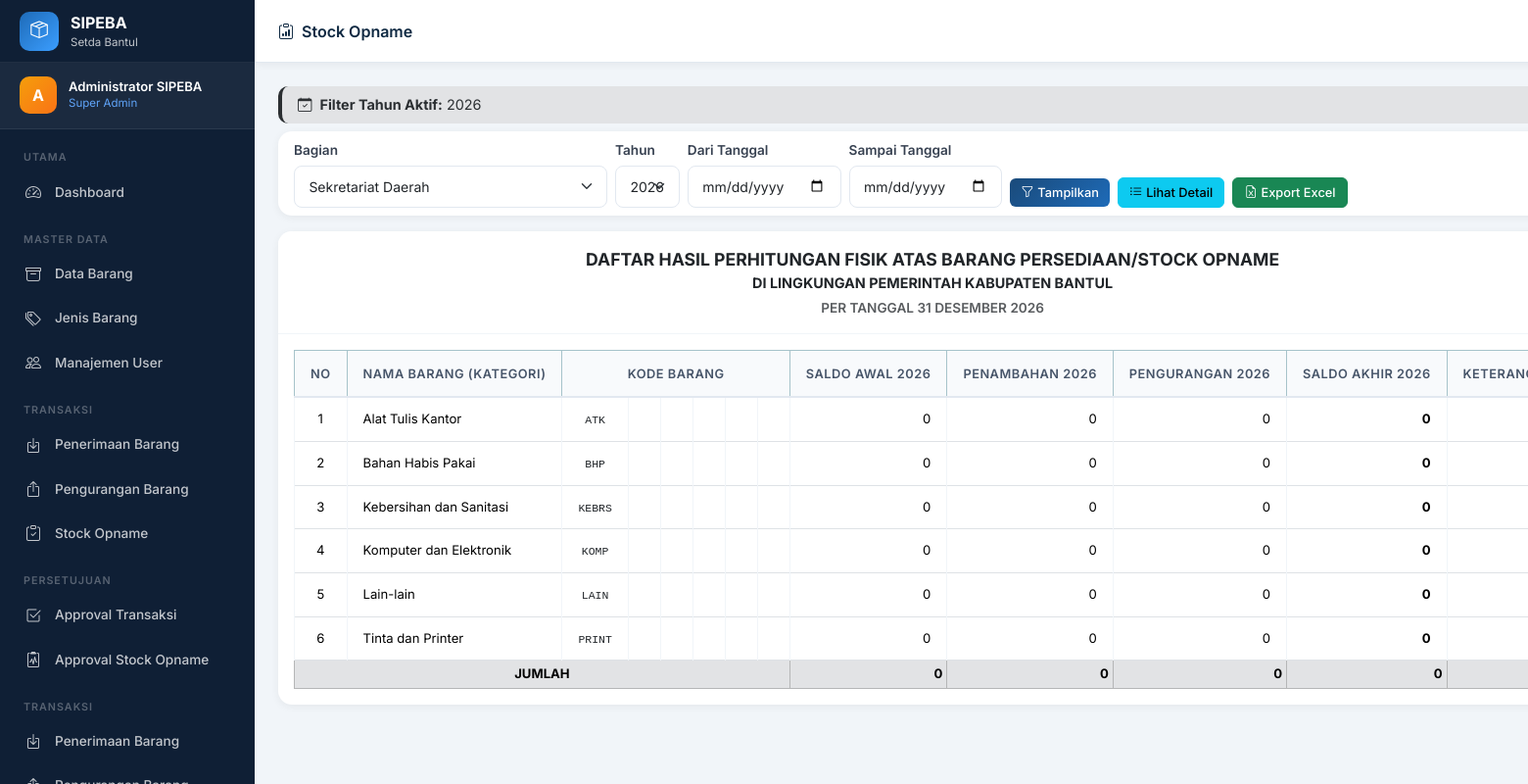
/laporan/stock_opname.php (signed in), run on the app's committed database.
### tables this page shows
CREATE TABLE `jenis_barang` (
  `id` INT UNSIGNED AUTO_INCREMENT PRIMARY KEY,
  `kode_jenis` VARCHAR(10) NOT NULL UNIQUE,
  `nama_jenis` VARCHAR(100) NOT NULL,
  `kategori` ENUM('ASET TETAP','ASET LANCAR') NOT NULL DEFAULT 'ASET LANCAR',
  `created_at` TIMESTAMP DEFAULT CURRENT_TIMESTAMP
);

### config/auth.php (called while the page is built, shortened)
<?php
function getUserRole(): string {
    return $_SESSION['user']['role'] ?? '';
}

### laporan/stock_opname.php (the view, shortened to what this page needs)
<?php
require_once __DIR__ . '/../config/bootstrap.php';
$role = getUserRole();
$id_bagian = getUserBagian();
$f_bagian  = ($role === 'superadmin') ? (int)($_GET['id_bagian'] ?? 0) : $id_bagian;
$f_tahun   = (int)($_GET['tahun'] ?? date('Y'));
$f_dari_tanggal = $_GET['dari_tanggal'] ?? '';
$f_sampai_tanggal = $_GET['sampai_tanggal'] ?? '';
$use_date_filter = !empty($f_dari_tanggal) && !empty($f_sampai_tanggal);
$where_bagian = "";
$years = [];
if (empty($years)) {
  $years = [date('Y')];
}
if ($use_date_filter) {
  $query = "
        SELECT
            j.id as id_jenis,
            j.kode_jenis,
            j.nama_jenis,
            -- Saldo Awal (Transaksi sebelum dari_tanggal)
            (
                SELECT COALESCE(SUM(p.jumlah * p.harga_satuan), 0)
                FROM penerimaan p
                JOIN barang b2 ON p.id_barang = b2.id
                WHERE b2.id_jenis_barang = j.id AND p.status = 'disetujui' AND p.tanggal < '$f_dari_tanggal' $where_bagian
            ) - (
                SELECT COALESCE(SUM(pd.jumlah_dipotong * pd.harga_satuan), 0)
                FROM pengurangan_detail pd
                JOIN pengurangan pr ON pd.id_pengurangan = pr.id
                JOIN barang b2 ON pr.id_barang = b2.id
                WHERE b2.id_jenis_barang = j.id AND pr.status = 'disetujui' AND pr.tanggal < '$f_dari_tanggal' $where_bagian
            ) as saldo_awal,
            -- Penambahan (Dalam range tanggal)
            (
                SELECT COALESCE(SUM(p.jumlah * p.harga_satuan), 0)
                FROM penerimaan p
                JOIN barang b2 ON p.id_barang = b2.id
                WHERE b2.id_jenis_barang = j.id AND p.status = 'disetujui' AND p.tanggal BETWEEN '$f_dari_tanggal' AND '$f_sampai_tanggal' $where_bagian
            ) as penambahan,
            -- Pengurangan (Dalam range tanggal)
            (
                SELECT COALESCE(SUM(pd.jumlah_dipotong * pd.harga_satuan), 0)
                FROM pengurangan_detail pd
                JOIN pengurangan pr ON pd.id_pengurangan = pr.id
                JOIN barang b2 ON pr.id_barang = b2.id
                WHERE b2.id_jenis_barang = j.id AND pr.status = 'disetujui' AND pr.tanggal BETWEEN '$f_dari_tanggal' AND '$f_sampai_tanggal' $where_bagian
            ) as pengurangan,
            -- Keterangan (Ambil dari Stock Opname dalam range tanggal)
            (
                SELECT GROUP_CONCAT(DISTINCT so.keterangan SEPARATOR '; ')
                FROM stock_opname so
                JOIN barang b2 ON so.id_barang = b2.id
                WHERE b2.id_jenis_barang = j.id AND so.status = 'disetujui' AND so.tanggal BETWEEN '$f_dari_tanggal' AND '$f_sampai_tanggal' $where_bagian AND so.keterangan != ''
            ) as keterangan
        FROM jenis_barang j
        ORDER BY j.kode_jenis ASC
    ";
} else {
  $query = "
        SELECT
            j.id as id_jenis,
            j.kode_jenis,
            j.nama_jenis,
            -- Saldo Awal (Transaksi sebelum tahun filter)
            (
                SELECT COALESCE(SUM(p.jumlah * p.harga_satuan), 0)
                FROM penerimaan p
                JOIN barang b2 ON p.id_barang = b2.id
                WHERE b2.id_jenis_barang = j.id AND p.status = 'disetujui' AND YEAR(p.tanggal) < $f_tahun $where_bagian
            ) - (
                SELECT COALESCE(SUM(pd.jumlah_dipotong * pd.harga_satuan), 0)
                FROM pengurangan_detail pd
                JOIN pengurangan pr ON pd.id_pengurangan = pr.id
                JOIN barang b2 ON pr.id_barang = b2.id
                WHERE b2.id_jenis_barang = j.id AND pr.status = 'disetujui' AND YEAR(pr.tanggal) < $f_tahun $where_bagian
            ) as saldo_awal,
            -- Penambahan (Tahun filter)
            (
                SELECT COALESCE(SUM(p.jumlah * p.harga_satuan), 0)
                FROM penerimaan p
                JOIN barang b2 ON p.id_barang = b2.id
                WHERE b2.id_jenis_barang = j.id AND p.status = 'disetujui' AND YEAR(p.tanggal) = $f_tahun $where_bagian
            ) as penambahan,
            -- Pengurangan (Tahun filter)
            (
                SELECT COALESCE(SUM(pd.jumlah_dipotong * pd.harga_satuan), 0)
                FROM pengurangan_detail pd
                JOIN pengurangan pr ON pd.id_pengurangan = pr.id
                JOIN barang b2 ON pr.id_barang = b2.id
                WHERE b2.id_jenis_barang = j.id AND pr.status = 'disetujui' AND YEAR(pr.tanggal) = $f_tahun $where_bagian
            ) as pengurangan,
            -- Keterangan (Ambil dari Stock Opname tahun filter)
            (
                SELECT GROUP_CONCAT(DISTINCT so.keterangan SEPARATOR '; ')
                FROM stock_opname so
                JOIN barang b2 ON so.id_barang = b2.id
                WHERE b2.id_jenis_barang = j.id AND so.status = 'disetujui' AND YEAR(so.tanggal) = $f_tahun $where_bagian AND so.keterangan != ''
            ) as keterangan
        FROM jenis_barang j
        ORDER BY j.kode_jenis ASC
    ";
}
$data = $conn->query($query);
$periode_text_upper = $use_date_filter
  ? strtoupper(date('d F Y', strtotime($f_dari_tanggal))) . ' - ' . strtoupper(date('d F Y', strtotime($f_sampai_tanggal)))
  : '31 DESEMBER ' . $f_tahun;
?>
<?php
include BASE_PATH . '/includes/header.php';
include BASE_PATH . '/includes/sidebar.php';
?>
<div class="main-content">
  <div class="topbar">
    <div class="topbar-title"><i class="bi bi-clipboard-data me-2"></i>Stock Opname</div>
  </div>
  <div class="page-content">
    <?php if ($use_date_filter): ?>
      <div class="alert alert-info py-2 mb-2">
        <i class="bi bi-info-circle me-1"></i>
        <strong>Filter Tanggal Aktif:</strong> <?= date('d/m/Y', strtotime($f_dari_tanggal)) ?> - <?= date('d/m/Y', strtotime($f_sampai_tanggal)) ?>
        <a href="?<?= http_build_query(array_filter(['id_bagian' => $f_bagian, 'tahun' => $f_tahun])) ?>" class="btn btn-sm btn-outline-secondary ms-2"><i class="bi bi-x-circle me-1"></i>Gunakan Filter Tahun</a>
      </div>
    <?php else: ?>
      <div class="alert alert-secondary py-2 mb-2">
        <i class="bi bi-calendar-check me-1"></i>
        <strong>Filter Tahun Aktif:</strong> <?= $f_tahun ?>
      </div>
    <?php endif; ?>
    <div class="card mb-3">
      <div class="card-body py-2">
        <form method="GET" class="row g-2 align-items-end">
          <?php if ($role === 'superadmin'): ?>
            <div class="col-md-3">
              <label class="form-label fw-semibold">Bagian</label>
              <select name="id_bagian" class="form-select form-select-sm">
                <option value="">Sekretariat Daerah</option>
              </select>
            </div>
          <?php endif; ?>
          <div class="col-auto">
            <label class="form-label fw-semibold">Tahun</label>
            <select name="tahun" class="form-select form-select-sm" id="filterTahun">
              <?php foreach ($years as $y): ?><option value="<?= $y ?>" <?= $f_tahun == $y ? 'selected' : '' ?>><?= $y ?></option><?php endforeach; ?>
            </select>
          </div>
          <div class="col-auto">
            <label class="form-label fw-semibold">Dari Tanggal</label>
            <input type="date" name="dari_tanggal" class="form-control form-control-sm" value="<?= $f_dari_tanggal ?>">
          </div>
          <div class="col-auto">
            <label class="form-label fw-semibold">Sampai Tanggal</label>
            <input type="date" name="sampai_tanggal" class="form-control form-control-sm" value="<?= $f_sampai_tanggal ?>">
          </div>
          <div class="col-auto">
            <button type="submit" class="btn btn-primary btn-sm"><i class="bi bi-funnel me-1"></i>Tampilkan</button>
            <a href="stock_opname_detail.php?<?= http_build_query(array_filter(['id_bagian' => $f_bagian, 'dari_tanggal' => $f_dari_tanggal, 'sampai_tanggal' => $f_sampai_tanggal])) ?>" class="btn btn-info btn-sm ms-1"><i class="bi bi-list-ul me-1"></i>Lihat Detail</a>
            <a href="?<?= http_build_query(array_merge($_GET, ['export' => 1])) ?>" class="btn btn-success btn-sm ms-1"><i class="bi bi-file-earmark-excel me-1"></i>Export Excel</a>
          </div>
        </form>
      </div>
    </div>
    <div class="card">
      <div class="card-header text-center py-3">
        <div class="fw-bold" style="font-size:1.1rem">DAFTAR HASIL PERHITUNGAN FISIK ATAS BARANG PERSEDIAAN/STOCK OPNAME</div>
        <div class="fw-bold">DI LINGKUNGAN PEMERINTAH KABUPATEN BANTUL</div>
        <div class="text-muted mt-1" style="font-size:.85rem">PER TANGGAL <?= strtoupper($periode_text_upper) ?></div>
      </div>
      <div class="table-wrapper p-3 overflow-auto">
        <table class="table table-bordered table-sm align-middle" style="font-size:.82rem">
          <thead>
            <tr class="table-info text-center">
              <th>NO</th>
              <th>NAMA BARANG (KATEGORI)</th>
              <th colspan="6">KODE BARANG</th>
              <th>SALDO AWAL<?= $use_date_filter ? '' : ' ' . $f_tahun ?></th>
              <th>PENAMBAHAN<?= $use_date_filter ? '' : ' ' . $f_tahun ?></th>
              <th>PENGURANGAN<?= $use_date_filter ? '' : ' ' . $f_tahun ?></th>
              <th>SALDO AKHIR<?= $use_date_filter ? '' : ' ' . $f_tahun ?></th>
              <th>KETERANGAN</th>
            </tr>
          </thead>
          <tbody>
            <?php
            $no = 1;
            $t_awal = 0;
            $t_plus = 0;
            $t_minus = 0;
            $t_akhir = 0;
            $data->data_seek(0);
            while ($r = $data->fetch_assoc()):
              $s_akhir = $r['saldo_awal'] + $r['penambahan'] - $r['pengurangan'];
              $t_awal += $r['saldo_awal'];
              $t_plus += $r['penambahan'];
              $t_minus += $r['pengurangan'];
              $t_akhir += $s_akhir;
              $kode_raw = $r['kode_jenis'];
              if (strpos($kode_raw, '.') !== false) {
                $kode_parts = explode('.', $kode_raw);
              } else {
                $kode_parts = [$kode_raw];
              }
              $kode_parts = array_pad($kode_parts, 6, '');
            ?>
              <tr>
                <td class="text-center"><?= $no++ ?></td>
                <td><?= htmlspecialchars($r['nama_jenis']) ?></td>
                <?php foreach ($kode_parts as $kp): ?>
                  <td class="text-center"><code class="text-dark"><?= $kp ?></code></td>
                <?php endforeach; ?>
                <td class="text-end"><?= number_format($r['saldo_awal'], 0, ',', '.') ?></td>
                <td class="text-end"><?= number_format($r['penambahan'], 0, ',', '.') ?></td>
                <td class="text-end"><?= number_format($r['pengurangan'], 0, ',', '.') ?></td>
                <td class="text-end fw-bold"><?= number_format($s_akhir, 0, ',', '.') ?></td>
                <td><small><?= htmlspecialchars($r['keterangan'] ?? '') ?></small></td>
              </tr>
            <?php endwhile; ?>
          </tbody>
          <tfoot class="table-secondary fw-bold">
            <tr>
              <td colspan="8" class="text-center">JUMLAH</td>
              <td class="text-end"><?= number_format($t_awal, 0, ',', '.') ?></td>
              <td class="text-end"><?= number_format($t_plus, 0, ',', '.') ?></td>
              <td class="text-end"><?= number_format($t_minus, 0, ',', '.') ?></td>
              <td class="text-end fw-bold"><?= number_format($t_akhir, 0, ',', '.') ?></td>
              <td></td>
            </tr>
          </tfoot>
        </table>
      </div>
    </div>
  </div>
</div>
<?php include BASE_PATH . '/includes/footer.php'; ?>

### assets/css/style.css (style rules this page uses)
:root { --primary: #1a4a7a; --primary-dark: #0f2942; --primary-light: #1e6bb8; --accent: #f59e0b; --sidebar-width: 260px; --sidebar-bg: #0f1f35; --sidebar-text: rgba(255,255,255,0.75); --sidebar-hover: rgba(255,255,255,0.1); --sidebar-active-bg: linear-gradient(90deg, rgba(30,107,184,0.3), rgba(30,107,184,0.1)); --sidebar-active-border: #1e6bb8; --topbar-height: 64px; --card-radius: 14px; --transition: all .2s ease; --shadow-sm: 0 2px 8px rgba(0,0,0,0.06); --shadow-md: 0 4px 20px rgba(0,0,0,0.1); --shadow-lg: 0 10px 40px rgba(0,0,0,0.15); }
* { box-sizing: border-box; margin: 0; padding: 0; }
body { font-family: 'Inter', sans-serif; background: #f1f5f9; color: #1e293b; font-size: .9rem; }
.main-content { margin-left: var(--sidebar-width); flex: 1; display: flex; flex-direction: column; min-height: 100vh; }
.topbar { height: var(--topbar-height); background: white; border-bottom: 1px solid #e2e8f0; display: flex; align-items: center; padding: 0 1.5rem; position: sticky; top: 0; z-index: 100; box-shadow: var(--shadow-sm); }
.topbar-title { font-weight: 600; font-size: 1rem; color: var(--primary-dark); flex: 1; }
.page-content { padding: 1.5rem; flex: 1; }
.card { border: none; border-radius: var(--card-radius); box-shadow: var(--shadow-sm); background: white; }
.card-header { background: white; border-bottom: 1px solid #f1f5f9; border-radius: var(--card-radius) var(--card-radius) 0 0 !important; padding: 1rem 1.25rem; font-weight: 600; font-size: .9rem; }
.table-wrapper { overflow-x: auto; border-radius: 0 0 var(--card-radius) var(--card-radius); }
.table { margin-bottom: 0; font-size: .875rem; }
.table thead th { background: #f8fafc; border-bottom: 2px solid #e2e8f0; color: #475569; font-weight: 600; font-size: .8rem; text-transform: uppercase; letter-spacing: .5px; padding: .85rem 1rem; white-space: nowrap; }
.table tbody td { padding: .75rem 1rem; vertical-align: middle; border-color: #f1f5f9; }
.form-control, .form-select { border: 1.5px solid #e2e8f0; border-radius: 8px; padding: .6rem .9rem; font-size: .875rem; transition: border-color .2s, box-shadow .2s; }
.form-label { font-weight: 500; font-size: .85rem; color: #374151; margin-bottom: .4rem; }
.btn { border-radius: 8px; font-weight: 500; font-size: .875rem; padding: .5rem 1rem; }
.btn-primary { background: linear-gradient(135deg, var(--primary), var(--primary-light)); border: none; }
.btn-sm { padding: .3rem .7rem; font-size: .8rem; border-radius: 6px; }
.alert { border: none; border-radius: 10px; border-left: 4px solid; }

### data on the page
jenis_barang: nama_jenis "Alat Tulis Kantor", kode_jenis "ATK", saldo_awal "0", penambahan "0", pengurangan "0", s_akhir "0"
jenis_barang: nama_jenis "Bahan Habis Pakai", kode_jenis "BHP", saldo_awal "0", penambahan "0", pengurangan "0", s_akhir "0"
jenis_barang: nama_jenis "Kebersihan dan Sanitasi", kode_jenis "KEBRS", saldo_awal "0", penambahan "0", pengurangan "0", s_akhir "0"
jenis_barang: nama_jenis "Komputer dan Elektronik", kode_jenis "KOMP", saldo_awal "0", penambahan "0", pengurangan "0", s_akhir "0"
jenis_barang: nama_jenis "Lain-lain", kode_jenis "LAIN", saldo_awal "0", penambahan "0", pengurangan "0", s_akhir "0"
jenis_barang: nama_jenis "Tinta dan Printer", kode_jenis "PRINT", saldo_awal "0", penambahan "0", pengurangan "0", s_akhir "0"

### other printed values
substr($user['nama'] ?? 'U', 0, 1) "A"
$user['nama'] "Administrator SIPEBA"
$roleLabel[$role] "Super Admin"
$f_tahun "2026"
$periode_text_upper "31 DESEMBER 2026"
$t_awal "0"
$t_plus "0"
$t_minus "0"
$t_akhir "0"
form field tahun "2026"
